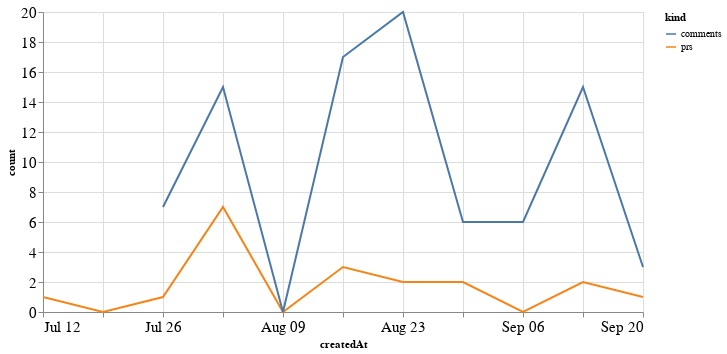

This figure's notebook cell:
### Code cell
alt.Chart(total_time, width=600).mark_line().encode(
    x='createdAt',
    y='count',
    color='kind'
)

### Figure 1 — Vega-Lite specification as saved in the notebook (floating-point values rounded to 4 significant figures)
{"config": {"axisLeft": {"labelFontSize": 15}, "axisBottom": {"labelFontSize": 15}}, "data": {"name": "data-2302f0989e577dc2c15065c0839fd59a"}, "mark": "line", "encoding": {"color": {"type": "nominal", "field": "kind"}, "x": {"type": "temporal", "field": "createdAt"}, "y": {"type": "quantitative", "field": "count"}}, "width": 600, "$schema": "https://vega.github.io/schema/vega-lite/v4.8.1.json", "datasets": {"data-2302f0989e577dc2c15065c0839fd59a": [{"createdAt": "2020-07-12T00:00:00", "kind": "prs", "count": 1.0}, {"createdAt": "2020-07-19T00:00:00", "kind": "prs", "count": 0.0}, {"createdAt": "2020-07-26T00:00:00", "kind": "prs", "count": 1.0}, {"createdAt": "2020-08-02T00:00:00", "kind": "prs", "count": 7.0}, {"createdAt": "2020-08-09T00:00:00", "kind": "prs", "count": 0.0}, {"createdAt": "2020-08-16T00:00:00", "kind": "prs", "count": 3.0}, {"createdAt": "2020-08-23T00:00:00", "kind": "prs", "count": 2.0}, {"createdAt": "2020-08-30T00:00:00", "kind": "prs", "count": 2.0}, {"createdAt": "2020-09-06T00:00:00", "kind": "prs", "count": 0.0}, {"createdAt": "2020-09-13T00:00:00", "kind": "prs", "count": 2.0}, {"createdAt": "2020-09-20T00:00:00", "kind": "prs", "count": 1.0}, {"createdAt": "2020-07-12T00:00:00", "kind": "comments", "count": null}, {"createdAt": "2020-07-19T00:00:00", "kind": "comments", "count": null}, {"createdAt": "2020-07-26T00:00:00", "kind": "comments", "count": 7.0}, {"createdAt": "2020-08-02T00:00:00", "kind": "comments", "count": 15.0}, {"createdAt": "2020-08-09T00:00:00", "kind": "comments", "count": 0.0}, {"createdAt": "2020-08-16T00:00:00", "kind": "comments", "count": 17.0}, {"createdAt": "2020-08-23T00:00:00", "kind": "comments", "count": 20.0}, {"createdAt": "2020-08-30T00:00:00", "kind": "comments", "count": 6.0}, {"createdAt": "2020-09-06T00:00:00", "kind": "comments", "count": 6.0}, {"createdAt": "2020-09-13T00:00:00", "kind": "comments", "count": 15.0}, {"createdAt": "2020-09-20T00:00:00", "kind": "comments", "count": 3.0}]}}
